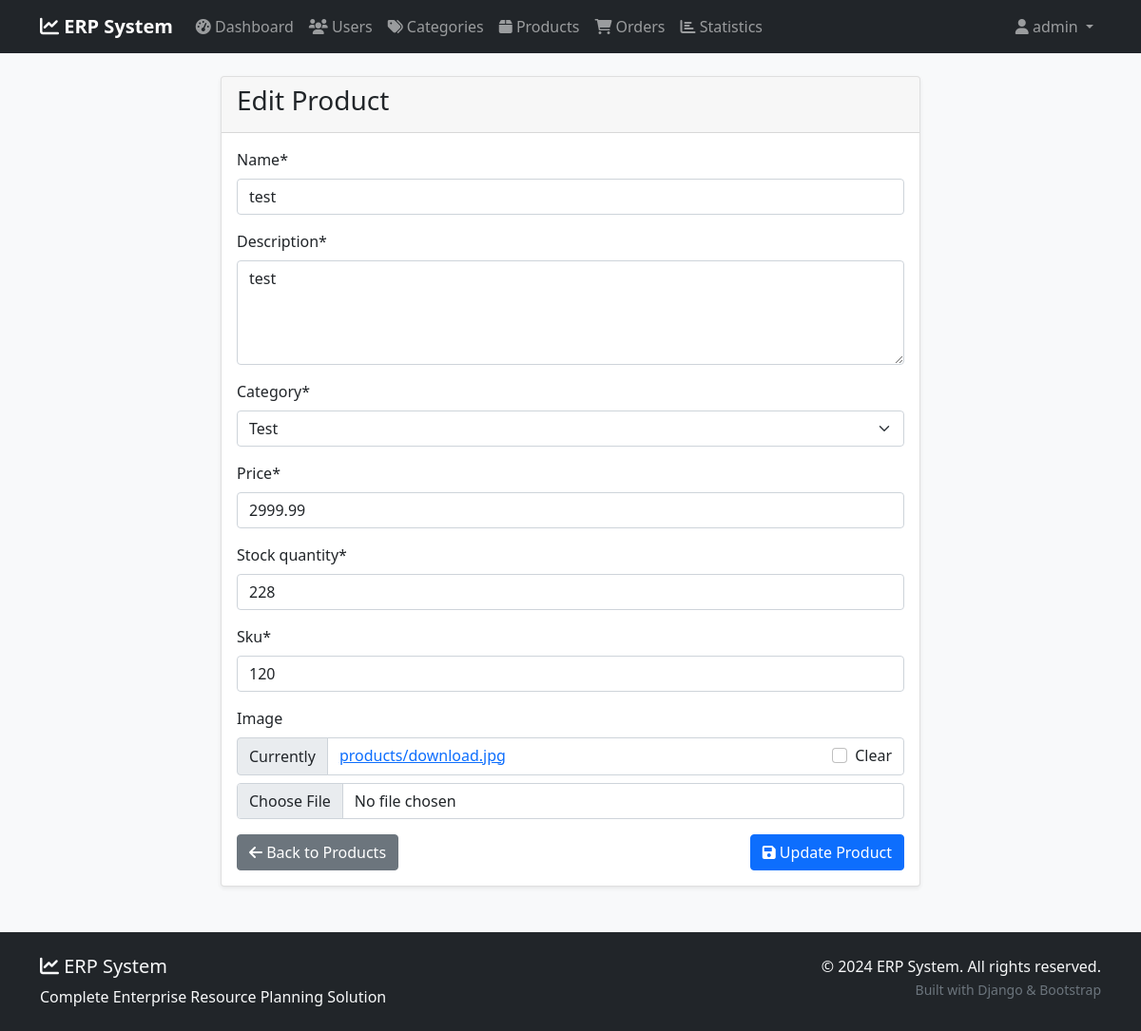
The page /products/1/update/ (signed in) on the database its author committed.
### app/models.py (models this page shows, shortened)
class Product(models.Model):
    name = models.CharField(max_length=200)
    description = models.TextField()
    category = models.ForeignKey(Category, on_delete=models.CASCADE)
    price = models.DecimalField(max_digits=10, decimal_places=2)
    stock_quantity = models.PositiveIntegerField()
    sku = models.CharField(max_length=50, unique=True)
    image = models.ImageField(upload_to='products/', blank=True, null=True)
    created_at = models.DateTimeField(auto_now_add=True)
    updated_at = models.DateTimeField(auto_now=True)

class Category(models.Model):
    name = models.CharField(max_length=100)
    description = models.TextField(blank=True)
    created_at = models.DateTimeField(auto_now_add=True)
    class Meta:
        verbose_name_plural = "Categories"
    def __str__(self):
        return self.name

### app/views.py (the view, shortened to what this page needs)
# urls.py: path('products/<int:pk>/update/', views.ProductUpdateView.as_view(), name='product-update'),
class ProductUpdateView(LoginRequiredMixin, UpdateView):
    model = Product
    form_class = ProductForm
    template_name = 'app/product_form.html'

### templates/app/product_form.html (shortened to what this page needs)
{% extends 'base.html' %}
{% load crispy_forms_tags %}
{% block content %}
<div class="row justify-content-center">
    <div class="col-md-8">
        <div class="card">
            <div class="card-header">
                <h3>{% if object %}Edit Product{% else %}Add New Product{% endif %}</h3>
            </div>
            <div class="card-body">
                <form method="post" enctype="multipart/form-data">
                    {{ form|crispy }}
                    <div class="d-flex justify-content-between">
                        <a href="{% url 'product-list' %}" class="btn btn-secondary">
                            <i class="fas fa-arrow-left"></i> Back to Products
                        </a>
                        <button type="submit" class="btn btn-primary">
                            <i class="fas fa-save"></i> {% if object %}Update{% else %}Create{% endif %} Product
                        </button>
                    </div>
                </form>
            </div>
        </div>
    </div>
</div>
{% endblock %}

### templates/base.html (shortened to what this page needs)
<!DOCTYPE html>
<html lang="en">
<head>
    <link href="https://cdn.jsdelivr.net/npm/bootstrap@5.1.3/dist/css/bootstrap.min.css" rel="stylesheet">
    <link href="https://cdnjs.cloudflare.com/ajax/libs/font-awesome/6.0.0/css/all.min.css" rel="stylesheet">
</head>
<body>
    <nav class="navbar navbar-expand-lg navbar-dark bg-dark">
        <div class="container">
            <a class="navbar-brand" href="{% url 'dashboard' %}">
                <i class="fas fa-chart-line"></i> ERP System
            </a>
            {% if user.is_authenticated %}
            <div class="collapse navbar-collapse" id="navbarNav">
                <ul class="navbar-nav me-auto">
                    <li class="nav-item">
                        <a class="nav-link" href="{% url 'dashboard' %}">
                            <i class="fas fa-tachometer-alt"></i> Dashboard
                        </a>
                    </li>
                    <li class="nav-item">
                        <a class="nav-link" href="{% url 'user-list' %}">
                            <i class="fas fa-users"></i> Users
                        </a>
                    </li>
                    <li class="nav-item">
                        <a class="nav-link" href="{% url 'category-list' %}">
                            <i class="fas fa-tags"></i> Categories
                        </a>
                    </li>
                    <li class="nav-item">
                        <a class="nav-link" href="{% url 'product-list' %}">
                            <i class="fas fa-box"></i> Products
                        </a>
                    </li>
                    <li class="nav-item">
                        <a class="nav-link" href="{% url 'order-list' %}">
                            <i class="fas fa-shopping-cart"></i> Orders
                        </a>
                    </li>
                    <li class="nav-item">
                        <a class="nav-link" href="{% url 'statistics' %}">
                            <i class="fas fa-chart-bar"></i> Statistics
                        </a>
                    </li>
                </ul>
                <ul class="navbar-nav">
                    <li class="nav-item dropdown">
                        <a class="nav-link dropdown-toggle" href="#" id="navbarDropdown" role="button" data-bs-toggle="dropdown">
                            <i class="fas fa-user"></i> {{ user.username }}
                        </a>
                    </li>
                </ul>
            </div>
            {% endif %}
        </div>
    </nav>
    <main class="container mt-4">
        {% block content %}{% endblock %}
    </main>
    <footer class="bg-dark text-light py-4 mt-5">
        <div class="container">
            <div class="row">
                <div class="col-md-6">
                    <h5><i class="fas fa-chart-line"></i> ERP System</h5>
                    <p class="mb-0">Complete Enterprise Resource Planning Solution</p>
                </div>
                <div class="col-md-6 text-md-end">
                    <p class="mb-0">&copy; 2024 ERP System. All rights reserved.</p>
                    <small class="text-muted">Built with Django & Bootstrap</small>
                </div>
            </div>
        </div>
    </footer>
</body>
</html>

### templates/base.html (style rules this page uses)
body { background-color: #f8f9fa; }
.navbar-brand { font-weight: bold; }
.card { box-shadow: 0 0.125rem 0.25rem rgba(0, 0, 0, 0.075); border: 1px solid rgba(0, 0, 0, 0.125); }
footer { margin-top: 50px; }

### rows shown on the page
Product: name "test", description "test", category "Test", price "2999.99", stock_quantity "228", sku "120"

### other values the page prints
{{ user.username }} "admin"
